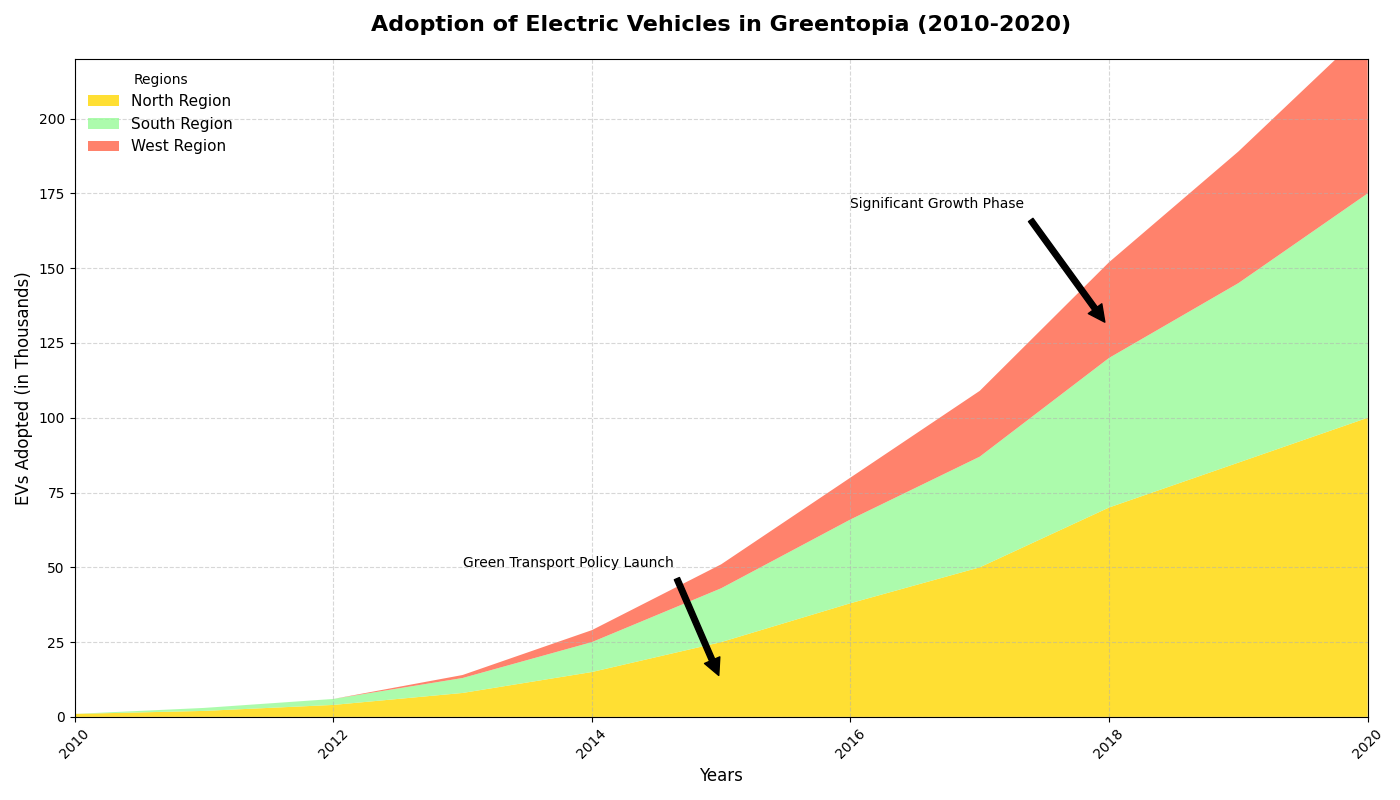

Recreate this plot in Python.
import matplotlib.pyplot as plt
import numpy as np

# Define the years for the data
years = np.arange(2010, 2021)

# Number of EVs adopted in thousands in different regions
north_region = np.array([1, 2, 4, 8, 15, 25, 38, 50, 70, 85, 100])
south_region = np.array([0, 1, 2, 5, 10, 18, 28, 37, 50, 60, 75])
west_region = np.array([0, 0, 0, 1, 4, 8, 14, 22, 32, 44, 55])

# Create an area chart
fig, ax = plt.subplots(figsize=(14, 8))

# Plotting the areas
ax.stackplot(years, north_region, south_region, west_region,
             labels=['North Region', 'South Region', 'West Region'],
             colors=['#FFD700', '#98FB98', '#FF6347'], alpha=0.8)

# Set title and labels
ax.set_title("Adoption of Electric Vehicles in Greentopia (2010-2020)", fontsize=16, fontweight='bold', pad=20)
ax.set_xlabel("Years", fontsize=12)
ax.set_ylabel("EVs Adopted (in Thousands)", fontsize=12)
ax.set_xlim(years.min(), years.max())
ax.set_ylim(0, 220)

# Adding a grid for better readability
ax.grid(True, linestyle='--', alpha=0.5)

# Adding a legend
ax.legend(title="Regions", loc="upper left", fontsize=11, frameon=False)

# Adding annotations for key milestones
ax.annotate('Green Transport Policy Launch', xy=(2015, 12), xytext=(2013, 50),
            arrowprops=dict(facecolor='black', shrink=0.05), fontsize=10)
ax.annotate('Significant Growth Phase', xy=(2018, 130), xytext=(2016, 170),
            arrowprops=dict(facecolor='black', shrink=0.05), fontsize=10)

# Rotate x-axis labels if needed to avoid overlap
plt.xticks(rotation=45)

# Adjust layout to fit everything
plt.tight_layout()

# Show plot
plt.show()
